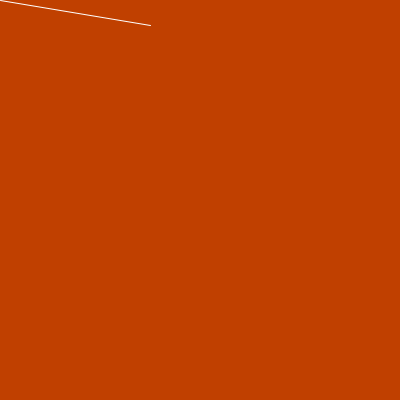
Frame 1 (no input)
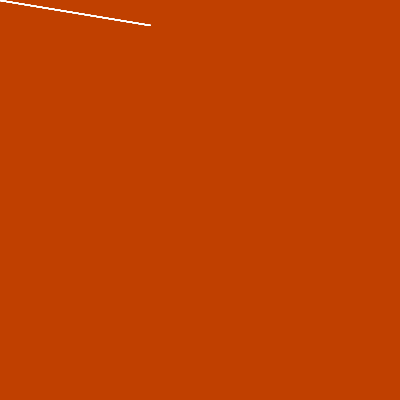
Frame 60 (the mouse pressed at the canvas centre just before this capture)
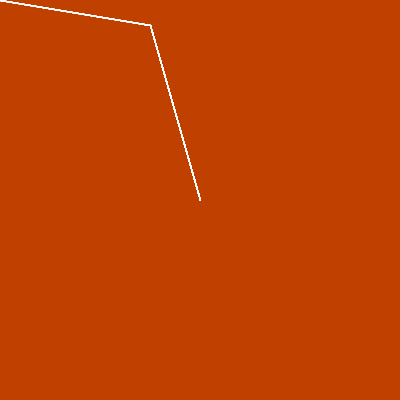
Frame 120 (the mouse held since frame 60 and released just before this capture)

The Processing sketch that drew these frames (run headless with seeded random() and noise(); from frame 60 on, the mouse is pressed at the canvas centre):

// Processing sketch: InClass1
// ── InClass1.pde
void setup() {
    //setup can only be called once in the code
  size(400, 400);
  stroke(255);
  background(192, 64, 0);
}

void draw() {
    //draw gets called constantly
  //background(192, 64, 0);
  line(150, 25, mouseX, mouseY);
}
 
